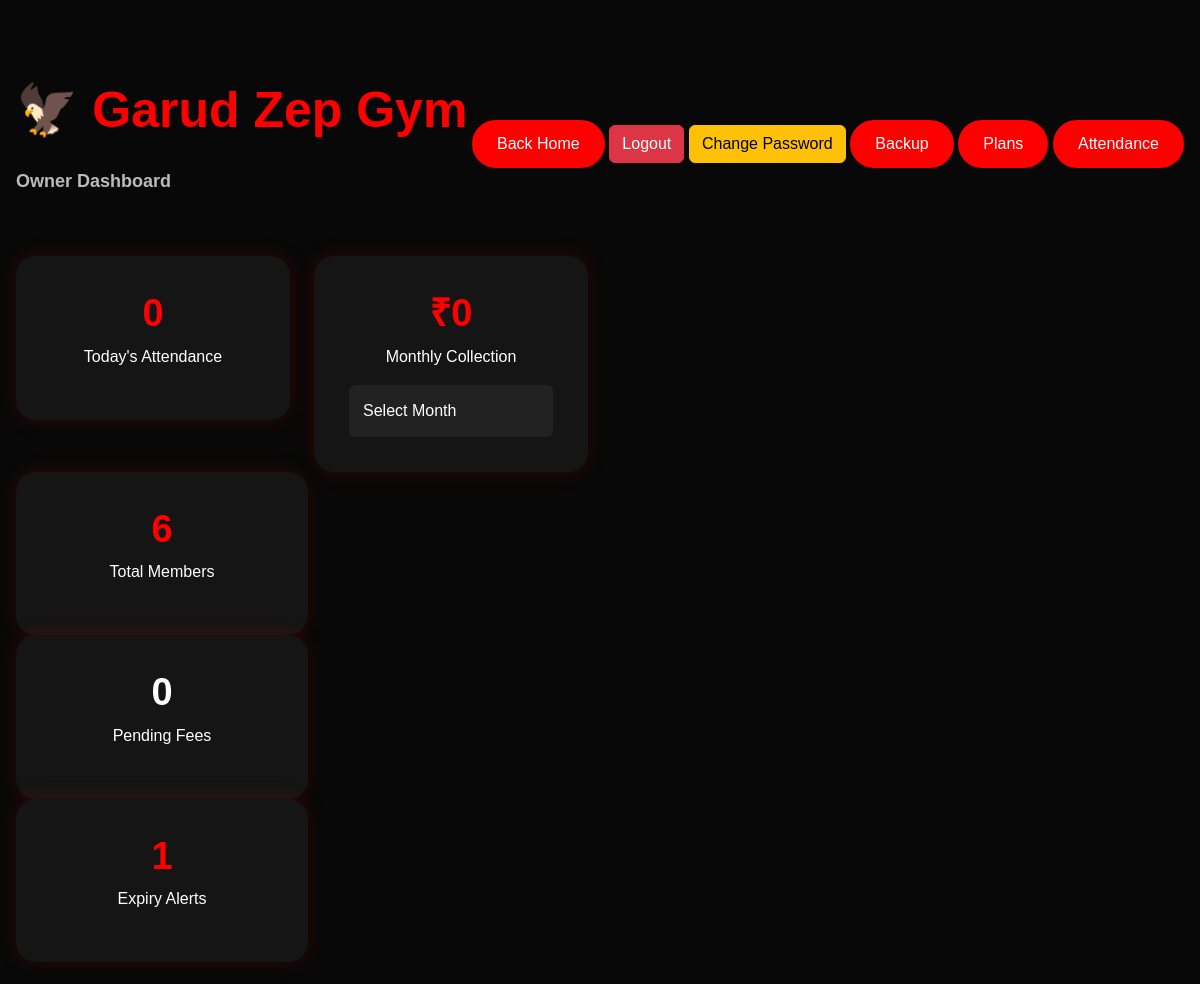
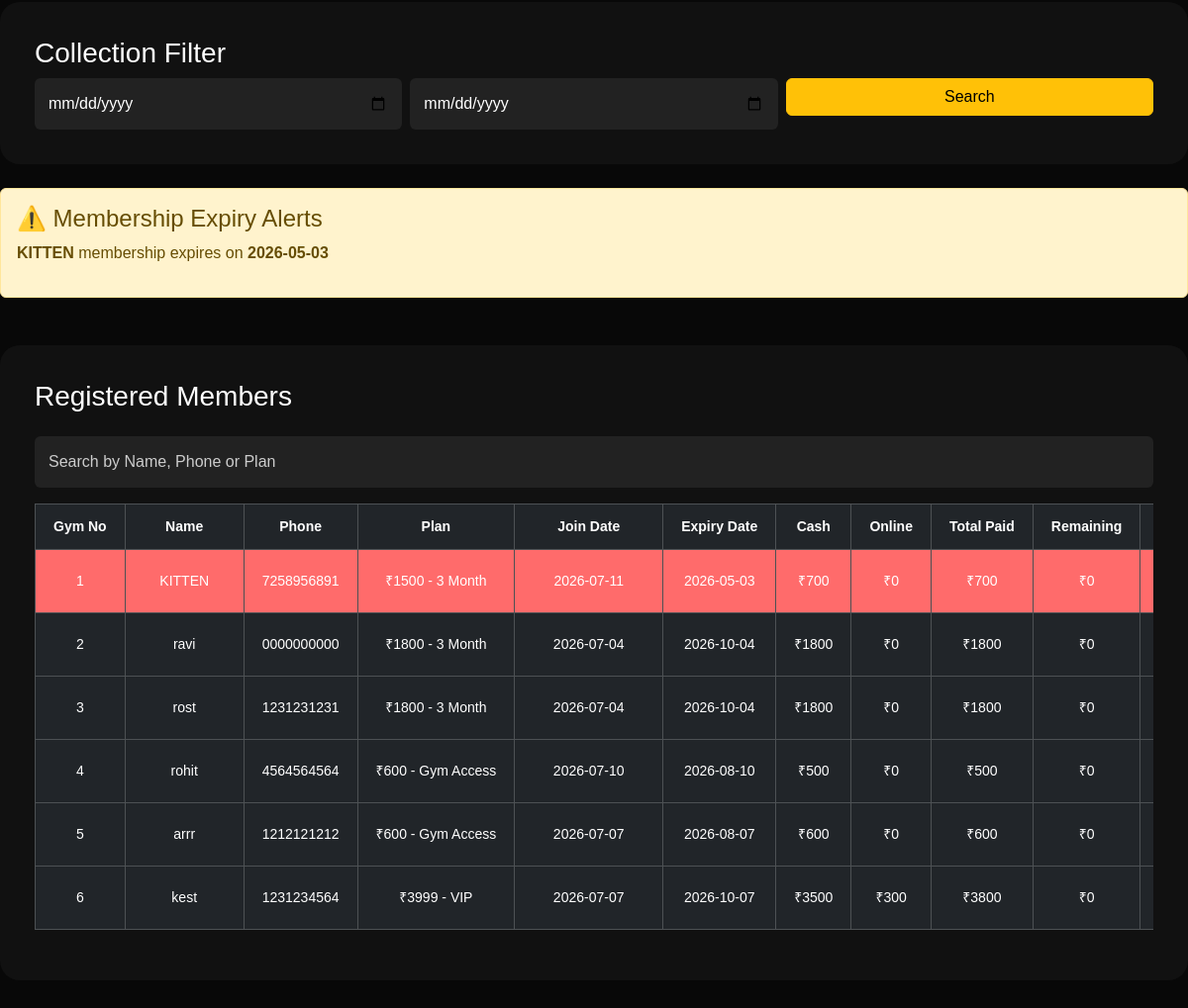
The app's page /owner-dashboard (signed in), older data (2 pictures, top to bottom).
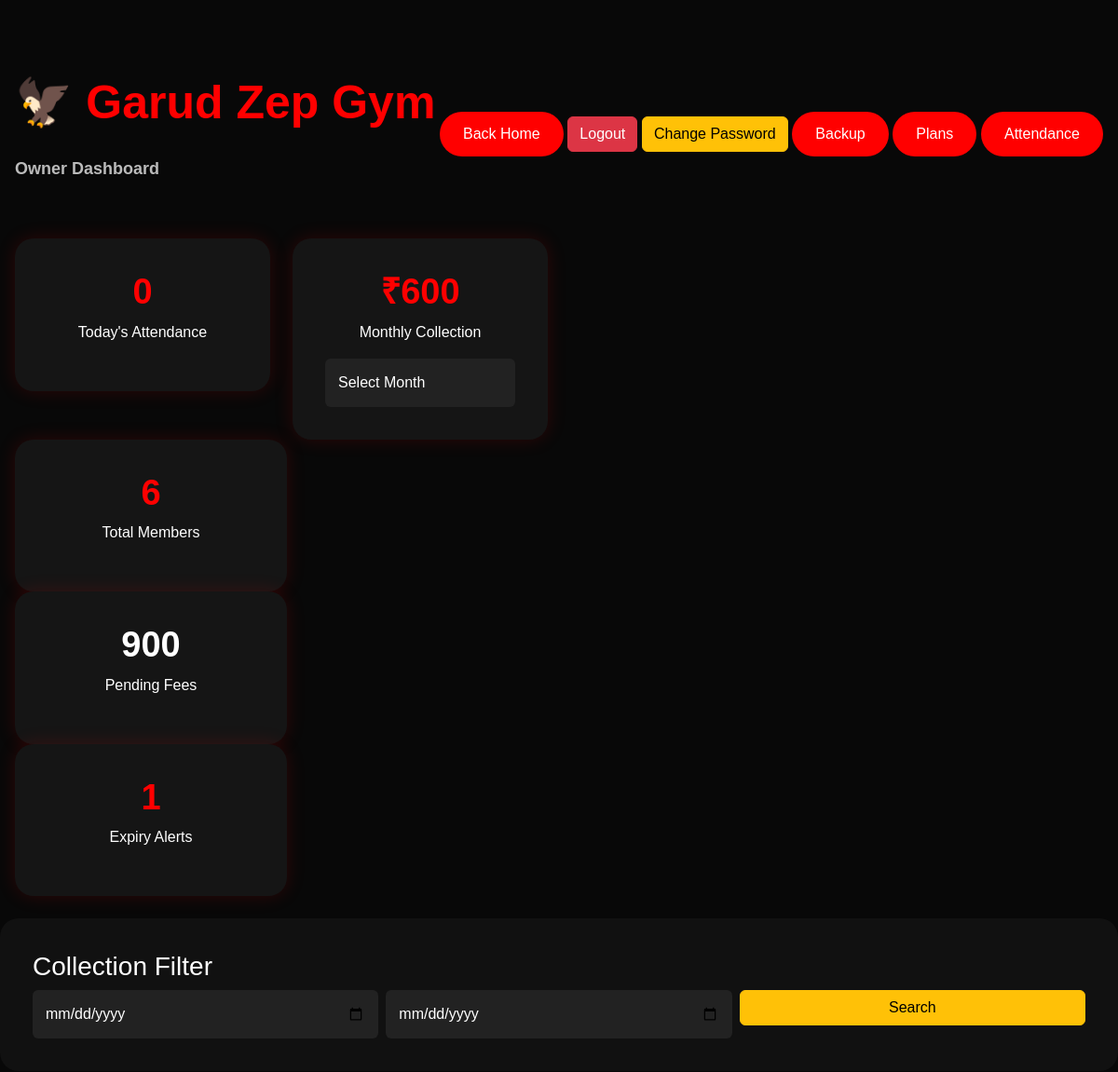
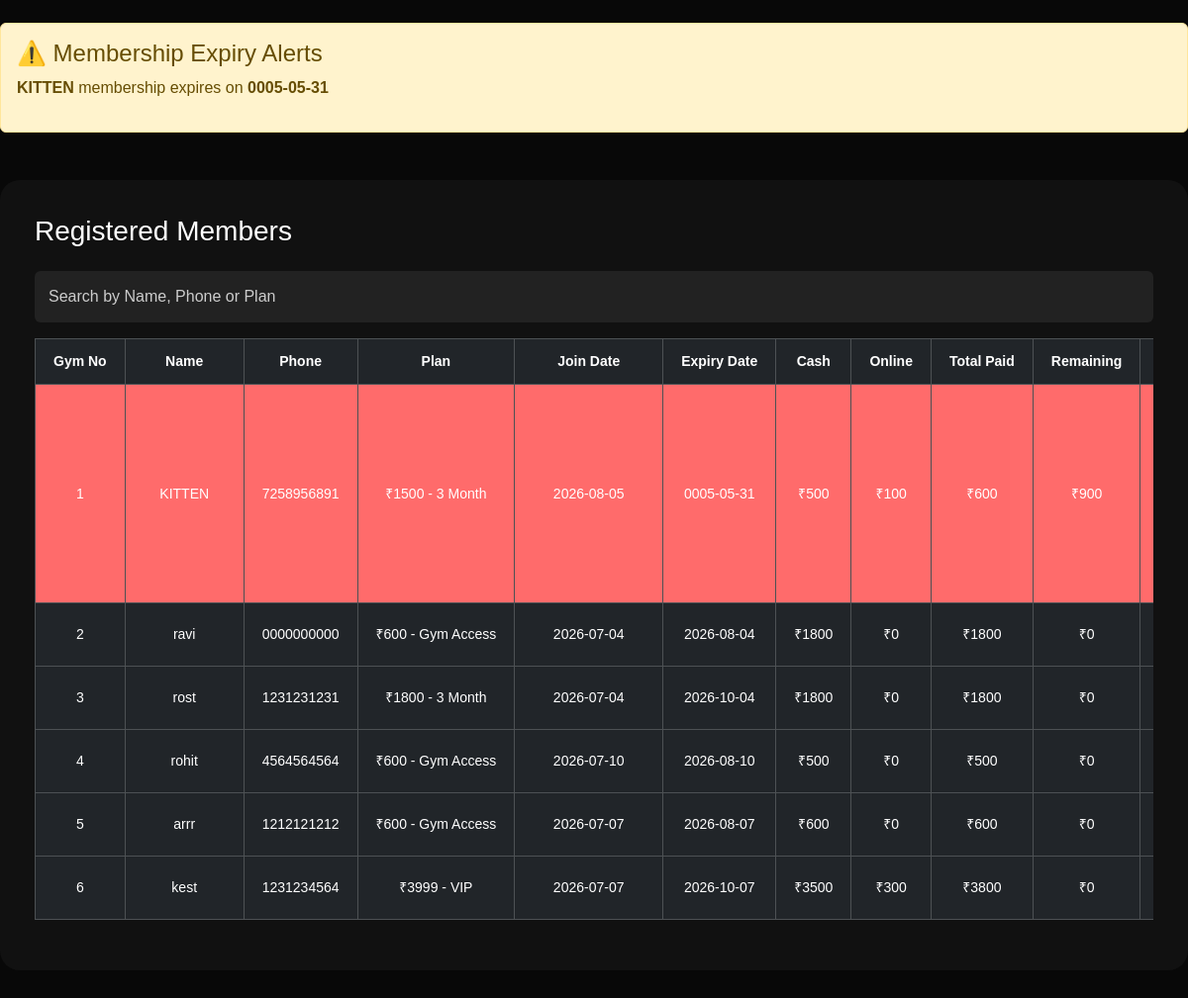
The same page, newer data (2 pictures, top to bottom).
### app.py (models this page shows)
class Member(db.Model):
    id = db.Column(db.Integer, primary_key=True)
    gym_number = db.Column(db.Integer, unique=True)
    name = db.Column(db.String(100))
    phone = db.Column(db.String(20))
    plan = db.Column(db.String(100))
    goal = db.Column(db.String(100))
    join_date = db.Column(db.Date, default=date.today)
    expiry_date = db.Column(db.Date)
    payment_status = db.Column(db.String(20), default="Pending")
    paid_amount = db.Column(db.Integer, default=0)
    remaining_amount = db.Column(db.Integer, default=0)
    cash_paid = db.Column(db.Integer, default=0)
    online_paid = db.Column(db.Integer, default=0)
    is_active = db.Column(db.Boolean, default=True)

### app.py (the view, shortened to what this page needs)
@app.route("/owner-dashboard")
def owner_dashboard():
    if not session.get("owner_logged_in"):
        return redirect(url_for("owner_login"))
    members = Member.query.all()
    total_members = Member.query.count()
    pending_fees = sum(
        member.remaining_amount
        for member in members
    )
    expiring_members = Member.query.filter(
        Member.expiry_date.isnot(None),
        Member.expiry_date <= date.today() + timedelta(days=3)
    ).all()
    expiry_alerts = len(expiring_members)
    today_attendance_count = Attendance.query.filter_by(
        date=date.today()
    ).count()
    weekly_collection = sum(
        payment.amount
        for payment in Payment.query.filter(
            Payment.payment_date >= date.today() - timedelta(days=7)
        ).all()
    )
    selected_month = request.args.get("month", type=int)
    if selected_month:
        monthly_collection = sum(
            payment.amount
            for payment in Payment.query.filter(
                db.extract("month", Payment.payment_date) == selected_month,
                db.extract("year", Payment.payment_date) == date.today().year
            ).all()
        )
    else:
        monthly_collection = 0
    yearly_collection = sum(
        payment.amount
        for payment in Payment.query.filter(
            Payment.payment_date >= date.today() - timedelta(days=365)
        ).all()
    )
    total_fees = sum(
        payment.amount
        for payment in Payment.query.all()
    )
    start_date = request.args.get("start_date")
    end_date = request.args.get("end_date")
    filtered_collection = None
    return render_template(
        "owner-dashboard.html",
        members=members,
        total_members=total_members,
        pending_fees=pending_fees,
        total_fees=total_fees,
        expiry_alerts=expiry_alerts,
        expiring_members=expiring_members,
        today_attendance_count=today_attendance_count,
        weekly_collection=weekly_collection,
        monthly_collection=monthly_collection,
        yearly_collection=yearly_collection,
        current_date=date.today(),
        selected_month=selected_month,
        start_date=start_date,
        end_date=end_date,
        filtered_collection=filtered_collection
    )

### app.py (called while the page is built)
@app.after_request
def add_header(response):
    response.headers["Cache-Control"] = "no-cache, no-store, must-revalidate"
    response.headers["Pragma"] = "no-cache"
    response.headers["Expires"] = "0"
    return response

### templates/owner-dashboard.html (shortened to what this page needs)
<!DOCTYPE html>
<html>
<head>
    <link href="https://cdn.jsdelivr.net/npm/bootstrap@5.3.3/dist/css/bootstrap.min.css" rel="stylesheet">
    <link rel="stylesheet" href="{{ url_for('static', filename='css/style.css') }}">
</head>
<body>
<section class="dashboard-section">
    <div class="container-fluid px-3">
        <div class="d-flex justify-content-between align-items-center mb-4">
            <h2 class="section-title">
🦅 Garud Zep Gym
<br>
<span style="font-size:18px;color:#bbb;">
Owner Dashboard
</span>
</h2>
            <a href="{{ url_for('home') }}"
class="main-btn">
Back Home
</a>
<a href="{{ url_for('owner_logout') }}"
class="btn btn-danger">
Logout
</a>
<a href="{{ url_for('change_password') }}"
class="btn btn-warning">
Change Password
</a>
<a href="{{ url_for('backup') }}"
class="main-btn">
Backup
</a>
<a href="{{ url_for('plans') }}"
class="main-btn">
Plans
</a>
            <a href="{{ url_for('attendance') }}" class="main-btn">
    Attendance
</a>
        </div>
        <div class="row g-4 mt-4">
            <div class="col-md-3">
    <div class="dashboard-card">
        <h3>{{ today_attendance_count }}</h3>
        <p>Today's Attendance</p>
    </div>
</div>
<div class="col-md-3">
    <div class="dashboard-card">
        <h3>₹{{ weekly_collection }}</h3>
<p>Monthly Collection</p>
<form method="GET">
<select
name="month"
class="form-control mt-2"
onchange="this.form.submit()">
<option value="">
Select Month
</option>
</select>
</form>
    </div>
</div>
</div>
            <div class="col-md-3">
                <div class="dashboard-card">
                    <h3>{{ total_members }}</h3>
                    <p>Total Members</p>
                </div>
            </div>
            <div class="col-md-3">
                <div class="dashboard-card">
                    <h3>
<a href="{{ url_for('pending_members') }}"
style="color:white;text-decoration:none;">
{{ pending_fees }}
</a>
</h3>
<p>Pending Fees</p>
                </div>
            </div>
            <div class="col-md-3">
                <div class="dashboard-card">
                   <h3>{{ expiry_alerts }}</h3>
<p>Expiry Alerts</p>
                </div>
            </div>
        </div>
        <div class="dashboard-table mt-4">
<h3>
Collection Filter
</h3>
<form method="GET"
class="row g-2">
<div class="col-md-4">
<input
type="date"
name="start_date"
class="form-control"
value="{{start_date}}">
</div>
<div class="col-md-4">
<input
type="date"
name="end_date"
class="form-control"
value="{{end_date}}">
</div>
<div class="col-md-4">
<button
class="btn btn-warning w-100">
Search
</button>
</div>
</form>
</div>
{% if expiring_members %}
<div class="alert alert-warning mt-4">
<h4>⚠️ Membership Expiry Alerts</h4>
{% for member in expiring_members %}
<p>
<strong>{{ member.name }}</strong>
membership expires on
<strong>{{ member.expiry_date }}</strong>
</p>
{% endfor %}
</div>
{% endif %}
<div class="dashboard-table mt-5">
            <h3 class="mb-4">Registered Members</h3>
            <input
type="text"
id="searchMember"
class="form-control mb-3"
placeholder="Search by Name, Phone or Plan">
<div class="table-responsive">
            <table class="table table-dark table-hover table-bordered">
                <thead>
                    <tr>
                        <th>Gym No</th>
                        <th>Name</th>
                        <th>Phone</th>
                        <th>Plan</th>
                        <th>Join Date</th>
                        <th>Expiry Date</th>
                        <th>Cash</th>
                        <th>Online</th>
                        <th>Total Paid</th>
                        <th>Remaining</th>
                        <th>Status</th>
                    </tr>
                </thead>
                <tbody>
{% for member in members %}
<tr id="member-{{ member.id }}" class="
{% if member.expiry_date and member.expiry_date < current_date %}
pending-row
{% elif member.payment_status == 'Partial' %}
partial-row
{% elif member.payment_status == 'Pending' %}
pending-row
{% endif %}
">
    <td>{{ member.gym_number }}</td>
    <td>{{ member.name }}</td>
    <td>{{ member.phone }}</td>
    <td>{{ member.plan }}</td>
    <td>{{ member.join_date }}</td>
    <td>{{ member.expiry_date }}</td>
    <td>₹{{ member.cash_paid }}</td>
<td>₹{{ member.online_paid }}</td>
<td>₹{{ member.paid_amount }}</td>
<td>₹{{ member.remaining_amount }}</td>
    <td>
</td>
</tr>
{% else %}
<tr>
    <td colspan="14" class="text-center">
        No members registered yet.
    </td>
</tr>
{% endfor %}
</tbody>
            </table>
        </div>
        </div>
</section>
</body>
</html>

### static/css/style.css (style rules this page uses)
* { margin: 0; padding: 0; box-sizing: border-box; scroll-behavior: smooth; }
body { background: #080808; color: #fff; font-family: Arial, sans-serif; }
.main-btn { display: inline-block; padding: 14px 35px; background: red; color: #fff; text-decoration: none; border-radius: 40px; transition: background 0.3s ease; }
.section-title { font-size: 50px; font-weight: 700; color: red; }
.form-control { padding: 14px; color: #fff; background: #222; border: none; }
.form-control::placeholder { color: #ccc; opacity: 1; }
.form-control { color: #fff !important; background: #222 !important; }
.dashboard-section { min-height: 100vh; padding: 80px 0; background: #080808; }
.dashboard-card { padding: 35px; text-align: center; background: #151515; border-radius: 20px; box-shadow: 0 0 20px rgba(255, 0, 0, 0.15); }
.dashboard-card h3 { color: red; font-size: 38px; font-weight: 700; }
.dashboard-table { padding: 35px; background: #111; border-radius: 20px; }
.main-btn { background:red; color:white; padding:12px 25px; border:none; border-radius:30px; }
.pending-row td { background:#ff6b6b !important; color:white !important; }
.table-responsive { overflow-x:auto; }
.table-responsive { overflow-x:auto; -webkit-overflow-scrolling:touch; }
.dashboard-table { overflow-x:auto; }
.dashboard-table table { min-width:1500px; width:max-content; }
.table th, .table td { padding:4px 6px; font-size:13px; }
.table { table-layout: fixed; width:100%; }
.table th, .table td { white-space: nowrap; }
.dashboard-table table { table-layout: auto; width: max-content; min-width: 1400px; }
.dashboard-table th, .dashboard-table td { padding:8px; font-size:13px; white-space:nowrap; text-align:center; }
.dashboard-table th:nth-child(1), .dashboard-table td:nth-child(1) { width:70px; }
.dashboard-table th:nth-child(2), .dashboard-table td:nth-child(2) { width:120px; }
.dashboard-table th:nth-child(5), .dashboard-table td:nth-child(5) { width:150px; }
.dashboard-table th, .dashboard-table td { white-space: nowrap; vertical-align: middle; }
.table-responsive { overflow-x: auto; }
.dashboard-table th { white-space:nowrap; padding:12px 18px; font-size:14px; }
.dashboard-table td { white-space:nowrap; padding:12px 18px; font-size:14px; }

Row changes from the older to the newer data that the page shows:
changed Member "KITTEN": expiry_date "2026-05-03" → "0005-05-31"; join_date "2026-07-11" → "2026-08-05"; cash_paid "700" → "500"; online_paid "0" → "100"; paid_amount "700" → "600"; remaining_amount "0" → "900"
changed Member "ravi": plan "₹1800 - 3 Month" → "₹600 - Gym Access"; expiry_date "2026-10-04" → "2026-08-04"
Text that changed along with them:
{{ weekly_collection }}: "0" → "600"
{{ pending_fees }}: "0" → "900"
